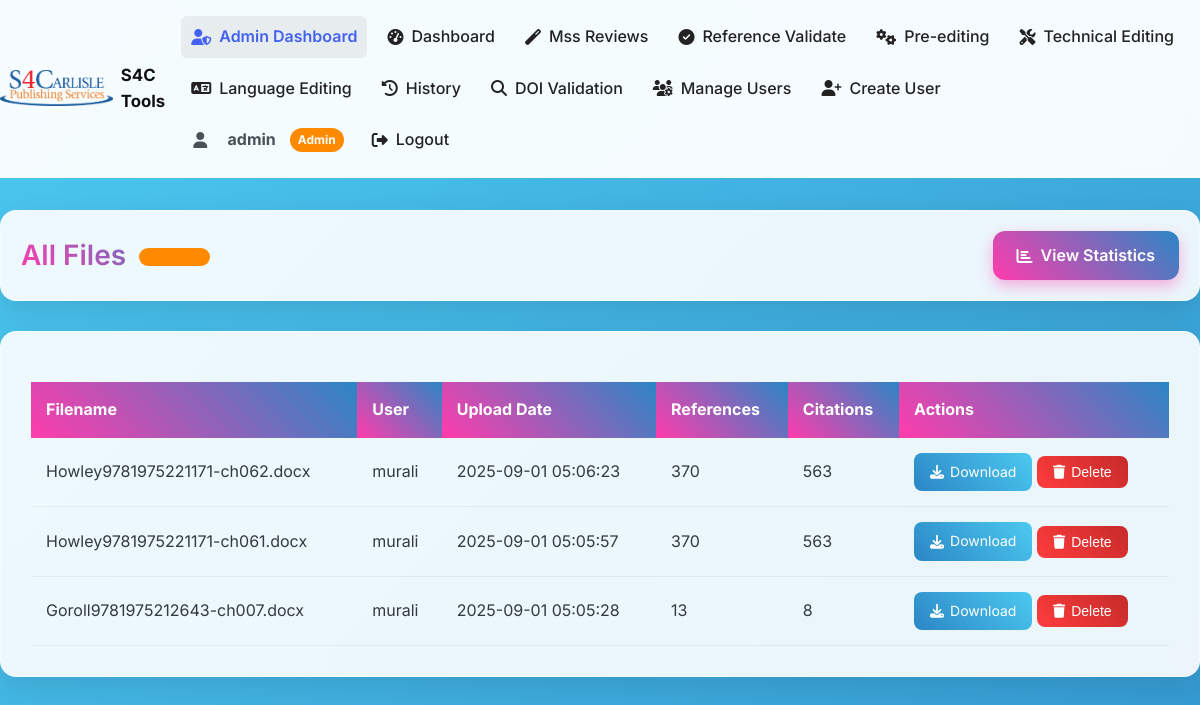
/admin/files (signed in), run on the app's committed database.
### tables this page shows
CREATE TABLE users (
                            id INTEGER PRIMARY KEY AUTOINCREMENT,
                            username TEXT UNIQUE NOT NULL,
                            password TEXT NOT NULL,
                            email TEXT,
                            is_admin BOOLEAN DEFAULT FALSE,
                            created_at TIMESTAMP DEFAULT CURRENT_TIMESTAMP, role TEXT DEFAULT 'USER');

CREATE TABLE validation_results (
                            id INTEGER PRIMARY KEY AUTOINCREMENT,
                            file_id INTEGER NOT NULL,
                            total_references INTEGER,
                            total_citations INTEGER,
                            missing_references TEXT,
                            unused_references TEXT,
                            sequence_issues TEXT,
                            FOREIGN KEY (file_id) REFERENCES files(id));

CREATE TABLE files (
                            id INTEGER PRIMARY KEY AUTOINCREMENT,
                            user_id INTEGER NOT NULL,
                            original_filename TEXT NOT NULL,
                            stored_filename TEXT NOT NULL,
                            report_filename TEXT,
                            upload_date TIMESTAMP DEFAULT CURRENT_TIMESTAMP,
                            FOREIGN KEY (user_id) REFERENCES users(id));

### app.py (the view)
@app.route("/admin/files")
@admin_required
def admin_files():
    page = request.args.get('page', 1, type=int)
    per_page = 10
    offset = (page - 1) * per_page
    with db_pool.get_connection() as db:
        files = db.execute('''SELECT f.*, u.username, v.total_references, v.total_citations
                           FROM files f
                           JOIN users u ON f.user_id = u.id
                           LEFT JOIN validation_results v ON f.id = v.file_id
                           ORDER BY f.upload_date DESC LIMIT ? OFFSET ?''',
                           (per_page, offset)).fetchall()
        total_count = db.execute("SELECT COUNT(*) FROM files").fetchone()[0]
        total_pages = (total_count + per_page - 1) // per_page
    return render_template("admin_files.html", files=files, page=page, total_pages=total_pages)

### app.py (called while the page is built)
def get_user_role():
    return session.get('role') or (g.user.get('role') if g.user else None)

@app.context_processor
def inject_current_role():
    return {'current_role': get_user_role()}

@app.before_request
def load_logged_in_user():
    user_id = session.get('user_id')
    if user_id is None:
        g.user = None
    else:
        with db_pool.get_connection() as db:
            user = db.execute("SELECT * FROM users WHERE id = ?", (user_id,)).fetchone()
            g.user = dict(user) if user else None
            if g.user:
                session['role'] = g.user.get('role', 'USER')

@app.before_request
def require_login():
    if request.endpoint in (
        'login', 'logout', 'static',
        'download_report',  # ✅ add this
        'register', 'reset_database',  # we'll secure this below
        'macro_download'
    ):
        return None
    if not session.get('user_id'):
        flash("Please log in to continue.")
        return redirect(url_for('login'))

def admin_required(f):
    @wraps(f)
    def decorated_function(*args, **kwargs):
        if not session.get('is_admin'):
            flash("Admin privileges required", "error")
            return redirect(url_for('dashboard'))
        return f(*args, **kwargs)
    return decorated_function

    @contextmanager
    def get_connection(self):
        try:
            conn = self.pool.get(timeout=5)
            yield conn
        except Empty:
            conn = sqlite3.connect(self.database_path, check_same_thread=False)
            conn.row_factory = sqlite3.Row
            yield conn
        finally:
            try:
                self.pool.put(conn, block=False)
            except:
                conn.close()

### templates/admin_files.html (shortened to what this page needs)
{% extends "base.html" %}
{% block content %}
<div class="dashboard-header">
    <h2>All Files <span class="admin-badge"><i class="fas fa-file-alt"></i> ADMIN</span></h2>
    <a href="{{ url_for('admin_stats') }}" class="btn-rainbow">
        <i class="fas fa-chart-bar"></i> View Statistics
    </a>
</div>
<div class="file-table-container">
    {% if files %}
        <table class="file-table">
            <thead>
                <tr>
                    <th>Filename</th>
                    <th>User</th>
                    <th>Upload Date</th>
                    <th>References</th>
                    <th>Citations</th>
                    <th>Actions</th>
                </tr>
            </thead>
            <tbody>
                {% for file in files %}
                <tr>
                    <td>{{ file.original_filename }}</td>
                    <td>{{ file.username }}</td>
                    <td>{{ file.upload_date }}</td>
                    <td>{{ file.total_references if file.total_references is not none else 'N/A' }}</td>
                    <td>{{ file.total_citations if file.total_citations is not none else 'N/A' }}</td>
                    <td>
                        {% if file.report_filename %}
                        <a href="{{ url_for('download_report', filename=file.report_filename) }}" class="btn-small">
                            <i class="fas fa-download"></i> Download
                        </a>
                        {% endif %}
                        <form action="{{ url_for('admin_delete_file', file_id=file.id) }}"
                              method="post"
                              style="display:inline;"
                              onsubmit="return confirm('Are you sure you want to delete this file? This cannot be undone.');">
                            <button type="submit" class="btn-delete">
                                <i class="fas fa-trash"></i> Delete
                            </button>
                        </form>
                    </td>
                </tr>
                {% endfor %}
            </tbody>
        </table>
    {% else %}
        <p>No files available.</p>
    {% endif %}
</div>
{% endblock %}

### templates/base.html (shortened to what this page needs)
<!DOCTYPE html>
<html lang="en">
<head>
    <link rel="stylesheet" href="{{ url_for('static', filename='css/style.css') }}">
    <link rel="stylesheet" href="https://cdnjs.cloudflare.com/ajax/libs/font-awesome/6.4.0/css/all.min.css">
</head>
<body class="rainbow-bg">
    {% if not request.endpoint in ['login', 'register'] %}
    <header class="app-header">
        <div class="header-container" style="display:flex; align-items:center; gap:16px;">
            <a href="{% if session.get('is_admin') %}{{ url_for('admin_dashboard') }}{% else %}{{ url_for('dashboard') }}{% endif %}" class="logo" style="display:flex; align-items:center; gap:8px;">
                <img src="{{ url_for('static', filename='images/S4c.png') }}" alt="S4carlisle Logo" class="logo-image" style="height:36px;">
                <strong style="font-size:1.05rem; color:#111;">S4C Tools</strong>
            </a>
            <nav class="nav-main">
                {% if session.get('is_admin') %}
                    <a href="{{ url_for('admin_dashboard') }}" class="nav-link {% if request.endpoint in ['admin_dashboard', 'admin_users', 'admin_files', 'admin_stats', 'admin_macro_history'] %}active{% endif %}">
                        <i class="fas fa-user-shield"></i> Admin Dashboard
                    </a>
                    <a href="{{ url_for('dashboard') }}" class="nav-link {% if request.endpoint == 'dashboard' %}active{% endif %}">
                        <i class="fas fa-tachometer-alt"></i> Dashboard
                    </a>
                    <a href="{{ url_for('ppd') }}" class="nav-link {% if request.endpoint == 'ppd' %}active{% endif %}">
                        <i class="fas fa-magic"></i> Mss Reviews
                    </a>
                    <a href="{{ url_for('validate_file') }}" class="nav-link {% if request.endpoint == 'validate_file' %}active{% endif %}">
                        <i class="fas fa-check-circle"></i> Reference Validate
                    </a>
                    <a href="{{ url_for('macro_processing') }}" class="nav-link {% if request.endpoint == 'macro_processing' %}active{% endif %}">
                        <i class="fas fa-cogs"></i> Pre-editing
                    </a>
                    <a href="{{ url_for('technical') }}" class="nav-link {% if request.endpoint == 'technical' %}active{% endif %}">
                        <i class="fas fa-tools"></i> Technical Editing
                    </a>
                    <a href="{{ url_for('language') }}" class="nav-link {% if request.endpoint == 'language' %}active{% endif %}">
                        <i class="fas fa-language"></i> Language Editing
                    </a>
                    <a href="{{ url_for('file_history') }}" class="nav-link {% if request.endpoint == 'file_history' %}active{% endif %}">
                        <i class="fas fa-history"></i> History
                    </a>
                    <a href="{{ url_for('doi_finder') }}" class="nav-link {% if request.endpoint == 'doi_finder' %}active{% endif %}">
                        <i class="fas fa-search"></i> DOI Validation
                    </a>
                    <a href="{{ url_for('admin_users') }}" class="nav-link {% if request.endpoint == 'admin_users' %}active{% endif %}">
                        <i class="fas fa-users-cog"></i> Manage Users
                    </a>
                    <a href="{{ url_for('admin_create_user') }}" class="nav-link {% if request.endpoint == 'admin_create_user' %}active{% endif %}">
                        <i class="fas fa-user-plus"></i> Create User
                    </a>
                {% endif %}
                {% if 'user_id' in session %}
                    <div class="user-info" style="margin-left:12px;">
                        <i class="fas fa-user"></i>&nbsp;<strong>{{ session['username'] }}</strong>
                        {% if session.get('is_admin') %}
                            <span class="admin-badge">Admin</span>
                        {% endif %}
                        <a href="{{ url_for('logout') }}" class="nav-link" style="margin-left:10px;">
                            <i class="fas fa-sign-out-alt"></i> Logout
                        </a>
                    </div>
                {% endif %}
            </nav>
        </div>
    </header>
    {% endif %}
    <main class="main-content">
        {% block content %}{% endblock %}
    </main>
</body>
</html>

### static/css/style.css (style rules this page uses)
:root { --primary: #4361ee; --primary-dark: #3a56d4; --secondary: #7209b7; --accent: #f72585; --success: #06d6a0; --warning: #ffd166; --danger: #ef476f; --info: #118ab2; --gray-100: #f8f9fa; --gray-200: #e9ecef; --gray-300: #dee2e6; --gray-400: #ced4da; --gray-500: #adb5bd; --gray-600: #6c757d; --gray-700: #495057; --gray-800: #343a40; --gray-900: #212529; --rainbow-1: #FF3CAC; --rainbow-2: #784BA0; --rainbow-3: #2B86C5; --rainbow-4: #4CC9F0; --white: #ffffff; --black: #2b2b2b; --spacing-xs: 0.25rem; --spacing-sm: 0.5rem; --spacing-md: 1rem; --spacing-lg: 1.5rem; --spacing-xl: 2rem; --spacing-2xl: 3rem; --border-radius-sm: 0.375rem; --border-radius: 0.5rem; --border-radius-lg: 0.75rem; --border-radius-xl: 1rem; --shadow-sm: 0 1px 2px 0 rgba(0, 0, 0, 0.05); --shadow: 0 1px 3px 0 rgba(0, 0, 0, 0.1), 0 1px 2px 0 rgba(0, 0, 0, 0.06); --shadow-md: 0 4px 6px -1px rgba(0, 0, 0, 0.1), 0 2px 4px -1px rgba(0, 0, 0, 0.06); --shadow-lg: 0 10px 15px -3px rgba(0, 0, 0, 0.1), 0 4px 6px -2px rgba(0, 0, 0, 0.05); --shadow-xl: 0 20px 25px -5px rgba(0, 0, 0, 0.1), 0 10px 10px -5px rgba(0, 0, 0, 0.04); --transition: all 0.3s ease; --transition-slow: all 0.5s ease; }
* { margin: 0; padding: 0; box-sizing: border-box; }
body { font-family: 'Inter', -apple-system, BlinkMacSystemFont, 'Segoe UI', Roboto, sans-serif; line-height: 1.6; color: var(--gray-800); background: linear-gradient(135deg, rgba(255, 60, 172, 0.1) 0%, rgba(120, 75, 160, 0.1) 25%, rgba(43, 134, 197, 0.1) 50%, rgba(76, 201, 240, 0.1) 100%); min-height: 100vh; }
.rainbow-bg { background: linear-gradient(-45deg, var(--rainbow-1), var(--rainbow-2), var(--rainbow-3), var(--rainbow-4)); background-size: 400% 400%; animation: gradientShift 15s ease infinite; }
h1, h2, h3, h4, h5, h6 { font-weight: 600; color: black; line-height: 1.2; margin-bottom: var(--spacing-md); }
.main-content { min-height: calc(100vh - 80px); padding: var(--spacing-xl) 0; position: relative; }
.app-header { background: rgba(255, 255, 255, 0.95); backdrop-filter: blur(10px); border-bottom: 1px solid rgba(255, 255, 255, 0.2); position: sticky; top: 0; z-index: 1000; }
.header-container { display: flex; justify-content: space-between; align-items: center; padding: var(--spacing-md) 0; }
.logo { display: flex; align-items: center; text-decoration: none; }
.logo-image { height: 40px; width: auto; transition: var(--transition); }
.nav-main { display: flex; align-items: center; gap: var(--spacing-lg); }
.nav-link { color: var(--gray-700); text-decoration: none; font-weight: 500; padding: var(--spacing-sm) var(--spacing-md); border-radius: var(--border-radius); transition: var(--transition); display: flex; align-items: center; gap: var(--spacing-sm); }
.nav-link:hover, .nav-link.active { color: var(--primary); background: rgba(67, 97, 238, 0.1); }
.user-info { display: flex; align-items: center; gap: var(--spacing-sm); color: var(--gray-700); font-weight: 500; }
.admin-badge { background: linear-gradient(45deg, var(--rainbow-1), var(--rainbow-3)); color: var(--white); padding: 2px 8px; border-radius: 12px; font-size: 0.75rem; font-weight: 600; }

### templates/base.html (style rules this page uses)
.admin-badge { background: #ff8a00; color: #fff; padding: 2px 8px; margin-left: 6px; border-radius: 12px; font-size: 0.75rem; font-weight: 700; }
.nav-main { display:flex; gap:10px; align-items:center; flex-wrap:wrap; }
.nav-link { text-decoration:none; padding:8px 10px; color: #222; border-radius:6px; }
.nav-link.active { background: rgba(0,0,0,0.06); font-weight:600; }
.user-info { margin-left: auto; display:flex; gap:8px; align-items:center; }

### data on the page
users: username "admin"
validation_results: original_filename "Howley9781975221171-ch062.docx", username "murali", upload_date "2025-09-01 05:06:23", total_references "370", total_citations "563"
validation_results: original_filename "Howley9781975221171-ch061.docx", username "murali", upload_date "2025-09-01 05:05:57", total_references "370", total_citations "563"
validation_results: original_filename "Goroll9781975212643-ch007.docx", username "murali", upload_date "2025-09-01 05:05:28", total_references "13", total_citations "8"
